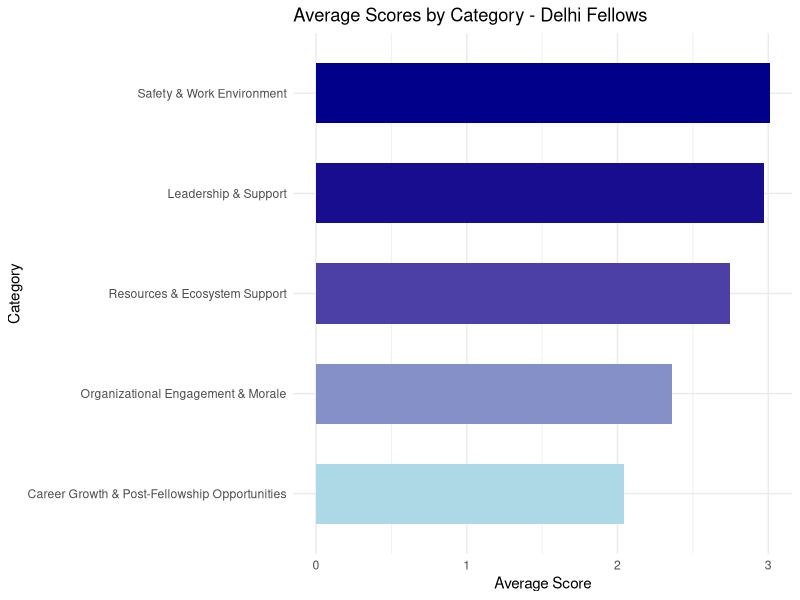

Source code (R): (Note: this script raises an error after producing the figure.)
library(readr)
library(tidyverse)


# Loading Data and Cleaning -----------------------------------------------


#Loading Data (Delhi) (&Deleting the last column)
data <- read_csv("fes.csv")

data_delhi <- data %>%
  filter(City == "Delhi")

data_delhi <- data_delhi[, -ncol(data_delhi)]



# Converting to Likert Scale
data_delhi <- read.csv("data_delhi.csv", stringsAsFactors = FALSE)


likert_mapping <- c("Strongly Disagree" = 1, 
                    "Disagree" = 2, 
                    "Agree" = 3, 
                    "Strongly Agree" = 4, 
                    "na" = NA)


likert_columns <- names(data_delhi)[5:length(data_delhi)]  # Assuming first 4 columns are non-Likert


data_delhi[likert_columns] <- lapply(data_delhi[likert_columns], function(x) likert_mapping[x])

data_delhi[is.na(data_delhi)] <- 0


# Meta Analysis ------------------------------------------------


# Define column groups based on the categories
leadership_support <- c("My.PM.consistently.shares.helpful.and.timely.feedback.on.my.development.as.a.teacher.and.leader.with.me",
                        "My.PM.helps.me.identify.opportunities.within.and.beyond.TFI.that.will.aid.my.development.as.a.leader",
                        "My.PM.is.an.effective.mentor.to.me",
                        "There.is.a.person.s..at.Teach.For.India.that.shares.timely.feedback.with.me.on.my.classroom.s.progress")

resources_ecosystem <- c("There.is.a.sufficient.ecosystem.for.consistent.and.timely.support.in.my.city.that.I.can.access.for.challenges.I.face.while.working.with.the.community.in.which.my.placement.school.is.located",
                         "There.is.a.sufficient.ecosystem.for.consistent.and.timely.support.in.my.city.that.I.can.access.for.the.challenges.I.face.while.working.in.my.placement.school")

career_growth <- c("I.have.access.to.helpful.and.timely.support..resources.and.networks.via.Teach.For.India.to.find.a.suitable.post.Fellowship.opportunity",
                   "I.find.the.Career.options.available.to.me.post.Fellowship.exciting")

organizational_engagement <- c("I.feel.my.work..when.worthy..is.aptly.recognised.and.praised.at.Teach.For.India",
                               "In.my.experience..my.views.are.taken.into.account.and.acted.upon.at.Teach.for.India",
                               "I.feel.comfortable.in.approaching.Senior.Management.with.any.concerns..questions.or.ideas.that.I.have")

safety_work_env <- c("I.feel.safe.working.in.my.placement.school",
                     "I.feel.safe.in.the.community.in.which.in.my.placement.school.is.located")

# Compute mean scores for each category
category_scores <- data.frame(
  Category = c("Leadership & Support", "Resources & Ecosystem Support", 
               "Career Growth & Post-Fellowship Opportunities", 
               "Organizational Engagement & Morale", "Safety & Work Environment"),
  Average_Score = c(
    mean(colMeans(data_delhi[, leadership_support], na.rm = TRUE)),
    mean(colMeans(data_delhi[, resources_ecosystem], na.rm = TRUE)),
    mean(colMeans(data_delhi[, career_growth], na.rm = TRUE)),
    mean(colMeans(data_delhi[, organizational_engagement], na.rm = TRUE)),
    mean(colMeans(data_delhi[, safety_work_env], na.rm = TRUE))
  )
)

# Sort categories by lowest scores (biggest challenges)
category_scores <- category_scores %>% arrange(Average_Score)

# Print the results
print(category_scores)

#Graphs

# Create the bar plot with gradient fill
ggplot(category_scores, aes(x = reorder(Category, Average_Score), y = Average_Score, fill = Average_Score)) +
  geom_bar(stat = "identity", width = 0.6) +
  coord_flip() +  # Horizontal bar chart for better readability
  labs(
    title = "Average Scores by Category - Delhi Fellows",
    x = "Category",
    y = "Average Score"
  ) +
  scale_fill_gradient(
    low = "#ADD8E6",  # Light blue
    #mid = "#576CB9,
    high = "#00008B"  # Dark blue
  ) +
  theme_minimal() +
  theme(legend.position = "none")



# Main Issue Analysis -----------------------------------------------------

# Leadership & Support
leadership_support_df <- data.frame(
  Question = c(
    "My PM consistently shares helpful and timely feedback on my development as a teacher and leader with me",
    "My PM helps me identify opportunities within and beyond TFI that will aid my development as a leader",
    "My PM is an effective mentor to me",
    "There is a person(s) at Teach For India that shares timely feedback with me on my classroom's progress"
  ),
  Score = colMeans(data_delhi[, leadership_support], na.rm = TRUE),
  Category = "Leadership & Support"
)

# Resources & Ecosystem Support
resources_ecosystem_df <- data.frame(
  Question = c(
    "There is a sufficient ecosystem for consistent and timely support in my city that I can access for challenges I face while working with the community in which my placement school is located",
    "There is a sufficient ecosystem for consistent and timely support in my city that I can access for the challenges I face while working in my placement school"
  ),
  Score = colMeans(data_delhi[, resources_ecosystem], na.rm = TRUE),
  Category = "Resources & Ecosystem Support"
)

# Career Growth & Post-Fellowship Opportunities
career_growth_df <- data.frame(
  Question = c(
    "I have access to helpful and timely support, resources and networks via Teach For India to find a suitable post-Fellowship opportunity",
    "I find the Career options available to me post Fellowship exciting"
  ),
  Score = colMeans(data_delhi[, career_growth], na.rm = TRUE),
  Category = "Career Growth & Post-Fellowship Opportunities"
)

# Organizational Engagement & Morale
organizational_engagement_df <- data.frame(
  Question = c(
    "I feel my work, when worthy, is aptly recognised and praised at Teach For India",
    "In my experience, my views are taken into account and acted upon at Teach for India",
    "I feel comfortable in approaching Senior Management with any concerns, questions or ideas that I have"
  ),
  Score = colMeans(data_delhi[, organizational_engagement], na.rm = TRUE),
  Category = "Organizational Engagement & Morale"
)

# Safety & Work Environment
safety_work_env_df <- data.frame(
  Question = c(
    "I feel safe working in my placement school",
    "I feel safe in the community in which in my placement school is located"
  ),
  Score = colMeans(data_delhi[, safety_work_env], na.rm = TRUE),
  Category = "Safety & Work Environment"
)

# Combine all into one data frame
fes_scores_df <- rbind(
  leadership_support_df,
  resources_ecosystem_df,
  career_growth_df,
  organizational_engagement_df,
  safety_work_env_df
)


#Graphs
# Career Growth & Post-Fellowship Oppoetunities
# short labels for the questions
career_growth_plot_df$Short_Question <- c(
  "Access to Career Support",
  "Exciting Career Options"
)

# custom colors
custom_colors <- c("#3498db", "#e74c3c")

# bar chart
ggplot(career_growth_plot_df, aes(x = reorder(Short_Question, Score), y = Score, fill = Short_Question)) +
  geom_col(show.legend = FALSE) +
  coord_flip() +
  scale_fill_manual(values = custom_colors) +
  labs(
    title = "Career Growth & Post-Fellowship Opportunities",
    x = "Question",
    y = "Average Score"
  ) +
  theme_minimal() +
  theme(
    text = element_text(size = 12),
    axis.text.x = element_text(size = 10),
    axis.text.y = element_text(size = 12, face = "bold")
  )

# Organisational Engagement & Morale
# Shorten question labels
organizational_engagement_df$Short_Question <- c(
  "Work Recognition",
  "Views Considered",
  "Approach Senior Mgmt"
)

#  custom colors
org_custom_colors <- c("#3498db", "#e74c3c", "#9b59b6")  # Green, Orange, Purple

# bar chart
ggplot(organizational_engagement_df, aes(x = reorder(Short_Question, Score), y = Score, fill = Short_Question)) +
  geom_col(show.legend = FALSE) +
  coord_flip() +
  scale_fill_manual(values = org_custom_colors) +
  labs(
    title = "Organizational Engagement & Morale",
    x = "Question",
    y = "Average Score"
  ) +
  theme_minimal() +
  theme(
    text = element_text(size = 12),
    axis.text.x = element_text(size = 10),
    axis.text.y = element_text(size = 12, face = "bold")
  )


# Resource and Ecosystem Support
# Shorten question labels
resources_ecosystem_df$Short_Question <- c(
  "Community Support",
  "School Support"
)

# Define custom colors
resources_custom_colors <- c("#3498db", "#e74c3c")

# Create bar chart
ggplot(resources_ecosystem_df, aes(x = reorder(Short_Question, Score), y = Score, fill = Short_Question)) +
  geom_col(show.legend = FALSE) +
  coord_flip() +
  scale_fill_manual(values = resources_custom_colors) +
  labs(
    title = "Resources & Ecosystem Support",
    x = "Question",
    y = "Average Score"
  ) +
  theme_minimal() +
  theme(
    text = element_text(size = 12),
    axis.text.x = element_text(size = 10),
    axis.text.y = element_text(size = 12, face = "bold")
  )


# Beautified Graphs -------------------------------------------------------

# Career Growth & Post-Fellowship Oppoetunities
ggplot(career_growth_plot_df, aes(x = reorder(Short_Question, Score), y = Score, fill = Score)) +
  geom_col(show.legend = FALSE, width = 0.6, color = "black", size = 0.3) +
  geom_text(aes(label = round(Score, 2)), hjust = -0.2, size = 5, fontface = "bold", color = "black") +
  coord_flip() +
  scale_fill_gradient(low = "#D55E00", high = "#0072B2") +  # Gradient color
  labs(
    title = "📈 Career Growth & Post-Fellowship Opportunities",
    x = NULL,
    y = "Average Score"
  ) +
  theme_minimal(base_size = 14) +
  theme(
    plot.background = element_rect(fill = "grey92", color = NA),  # Overall Grey Background
    panel.background = element_rect(fill = "grey80", color = NA),  # Grey Axis Area
    plot.title = element_text(face = "bold", hjust = 0.5, size = 18, color = "#222222", margin = margin(b = 10)),
    axis.text.y = element_text(face = "bold", size = 12, color = "#444444"),
    panel.grid.major.y = element_blank(),
    panel.grid.minor = element_blank()
  )

# Resources & Ecosystem Support 
ggplot(resources_ecosystem_df, aes(x = reorder(Short_Question, Score), y = Score, fill = Score)) +
  geom_col(show.legend = FALSE, width = 0.6, color = "black", size = 0.3) +
  geom_text(aes(label = round(Score, 2)), hjust = -0.2, size = 5, fontface = "bold", color = "black") +
  coord_flip() +
  scale_fill_gradient(low = "#D55E00", high = "#0072B2") +  # Gradient color
  labs(
    title = "🌍 Resources & Ecosystem Support",
    x = NULL,
    y = "Average Score"
  ) +
  theme_minimal(base_size = 14) +
  theme(
    plot.background = element_rect(fill = "grey92", color = NA),  # Overall Grey Background
    panel.background = element_rect(fill = "grey80", color = NA),  # Grey Axis Area
    plot.title = element_text(face = "bold", hjust = 0.5, size = 18, color = "#222222", margin = margin(b = 10)),
    axis.text.y = element_text(face = "bold", size = 12, color = "#444444"),
    panel.grid.major.y = element_blank(),
    panel.grid.minor = element_blank()
  )

# Organizational Engagement & Morale
ggplot(organizational_engagement_df, aes(x = reorder(Short_Question, Score), y = Score, fill = Score)) +
  geom_col(show.legend = FALSE, width = 0.6, color = "black", size = 0.3) +
  geom_text(aes(label = round(Score, 2)), hjust = -0.2, size = 5, fontface = "bold", color = "black") +
  coord_flip() +
  scale_fill_gradient(low = "#D55E00", high = "#0072B2") +  # Gradient color
  labs(
    title = "🏢 Organizational Engagement & Morale",
    x = NULL,
    y = "Average Score"
  ) +
  theme_minimal(base_size = 14) +
  theme(
    plot.background = element_rect(fill = "grey92", color = NA),  # Overall Grey Background
    panel.background = element_rect(fill = "grey80", color = NA),  # Grey Axis Area
    plot.title = element_text(face = "bold", hjust = 0.5, size = 18, color = "#222222", margin = margin(b = 10)),
    axis.text.y = element_text(face = "bold", size = 12, color = "#444444"),
    panel.grid.major.y = element_blank(),
    panel.grid.minor = element_blank()
  )




